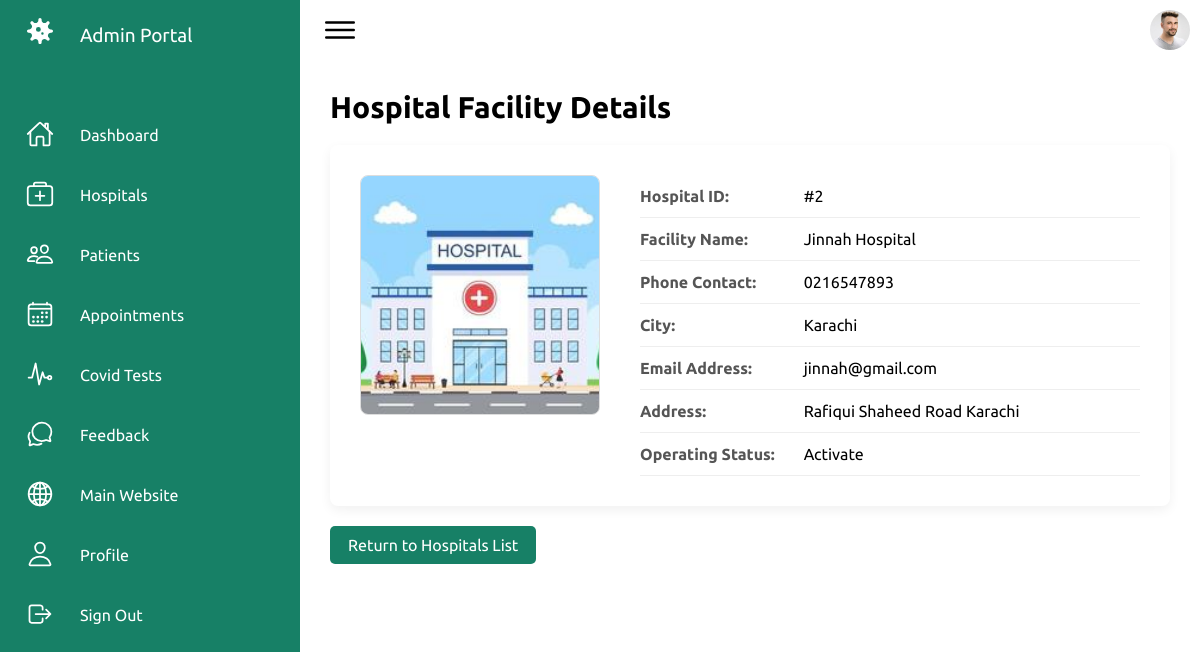
The page /admin/view_hospital.php?id=2 (signed in) on the database its author committed.
### tables this page shows
CREATE TABLE `tbl_hospital` (
  `id` int(11) NOT NULL AUTO_INCREMENT,
  `name` varchar(50) NOT NULL,
  `contact` varchar(15) NOT NULL,
  `cid` int(11) NOT NULL DEFAULT 1,
  `email` varchar(50) NOT NULL,
  `password` varchar(255) NOT NULL,
  `image` varchar(150) NOT NULL,
  `address` varchar(150) NOT NULL,
  `status` varchar(20) NOT NULL DEFAULT 'deactivate',
  PRIMARY KEY (`id`)
);

CREATE TABLE `tbl_city` (
  `id` int(11) NOT NULL AUTO_INCREMENT,
  `name` varchar(50) NOT NULL,
  PRIMARY KEY (`id`)
);

### admin/view_hospital.php (the view, shortened to what this page needs)
<?php
    include("connection.php");
    $id = isset($_GET['id']) ? intval($_GET['id']) : 0;
    $query = "SELECT tbl_hospital.*, tbl_city.name as 'cname' FROM tbl_hospital LEFT JOIN tbl_city on tbl_hospital.cid=tbl_city.id WHERE tbl_hospital.id=$id";
    $result = mysqli_query($connection,$query);
    $row = mysqli_fetch_assoc($result);
?>
<!DOCTYPE html>
<html lang="en">
<head>
    <link rel="stylesheet" href="assets/css/index.css">
</head>
<body>
    <div class="container">
        <?php
            include("navigation.php");
        ?>
        <div class="main">
            <div class="topbar">
                <div class="toggle">
                    <ion-icon name="menu-outline"></ion-icon>
                </div>
                <div class="user">
                    <a href='profile.php'><img src="assets/imgs/customer01.jpg" alt="Profile"></a>
                </div>
            </div>
            <div class="mainContent">
                <h2 class="title">Hospital Facility Details</h2>
                <div class="detailsCard">
                    <div class="image-box">
                        <?php
                            $hospImg = "../uploads/hospitals/abc.webp";
                            if(!empty($row['image']))
                            {
                                $cleanName = basename($row['image']);
                                if(file_exists(dirname(__DIR__) . "/uploads/hospitals/" . $cleanName)) {
                                    $hospImg = "../uploads/hospitals/" . $cleanName;
                                } elseif(file_exists(dirname(__DIR__) . "/" . $row['image'])) {
                                    $hospImg = "../" . $row['image'];
                                }
                            }
                        ?>
                        <img src="<?php echo htmlspecialchars($hospImg);?>" alt="Hospital Facility">
                    </div>
                    <ul>
                        <li><strong>Hospital ID:</strong> #<?php echo $row['id']?></li>
                        <li><strong>Facility Name:</strong> <?php echo htmlspecialchars($row['name'])?></li>
                        <li><strong>Phone Contact:</strong> <?php echo htmlspecialchars($row['contact'] ?: 'Not provided')?></li>
                        <li><strong>City:</strong> <?php echo htmlspecialchars($row['cname'] ?: 'Not assigned')?></li>
                        <li><strong>Email Address:</strong> <?php echo htmlspecialchars($row['email'])?></li>
                        <li><strong>Address:</strong> <?php echo htmlspecialchars($row['address'] ?: 'Not provided')?></li>
                        <li><strong>Operating Status:</strong> <?php echo htmlspecialchars(ucfirst($row['status']))?></li>
                    </ul>
                </div>
                <a href="hospital.php" class="btn-back">Return to Hospitals List</a>
            </div>
        </div>
    </div>
</body>
</html>

### admin/assets/css/index.css (style rules this page uses)
* { font-family: "Ubuntu", sans-serif; margin: 0; padding: 0; box-sizing: border-box; }
:root { --white: #fff; --gray: #f5f5f5; --black1: #222; --black2: #999; --green:#178066; }
body { min-height: 100vh; overflow-x: hidden; }
.container { position: relative; width: 100%; }
.main { position: absolute; width: calc(100% - 300px); left: 300px; min-height: 100vh; background: var(--white); transition: 0.5s; }
.topbar { width: 100%; height: 60px; display: flex; justify-content: space-between; align-items: center; padding: 0 10px; }
.toggle { position: relative; width: 60px; height: 60px; display: flex; justify-content: center; align-items: center; font-size: 2.5rem; cursor: pointer; }
.user { position: relative; width: 40px; height: 40px; border-radius: 50%; overflow: hidden; cursor: pointer; }
.user img { position: absolute; top: 0; left: 0; width: 100%; height: 100%; object-fit: cover; }

### admin/view_hospital.php (style rules this page uses)
.mainContent { padding: 30px; }
.mainContent .title { font-size: 30px; margin-bottom: 20px; }
.detailsCard { background: #fff; padding: 30px; border-radius: 8px; box-shadow: 0 4px 12px rgba(0,0,0,0.06); display: flex; gap: 40px; flex-wrap: wrap; }
.mainContent ul { list-style: none; padding: 0; margin: 0; flex: 1; min-width: 280px; }
.mainContent ul li { padding: 12px 0; font-size: 16px; border-bottom: 1px solid #eee; }
.mainContent ul li strong { display: inline-block; width: 160px; color: #555; }
.image-box { width: 240px; height: 240px; border: 1px solid #ddd; border-radius: 8px; overflow: hidden; background-color: #eee; }
.image-box img { height: 100%; width: 100%; object-fit: cover; }
.btn-back { display: inline-block; margin-top: 20px; padding: 10px 18px; background-color: #178066; color: #fff; text-decoration: none; border-radius: 5px; }

### rows shown on the page
tbl_hospital: image (picture), id "2", name "Jinnah Hospital", contact "0216547893", tbl_city.name "Karachi", email "jinnah@gmail.com", address "Rafiqui Shaheed Road Karachi", status "Activate"
